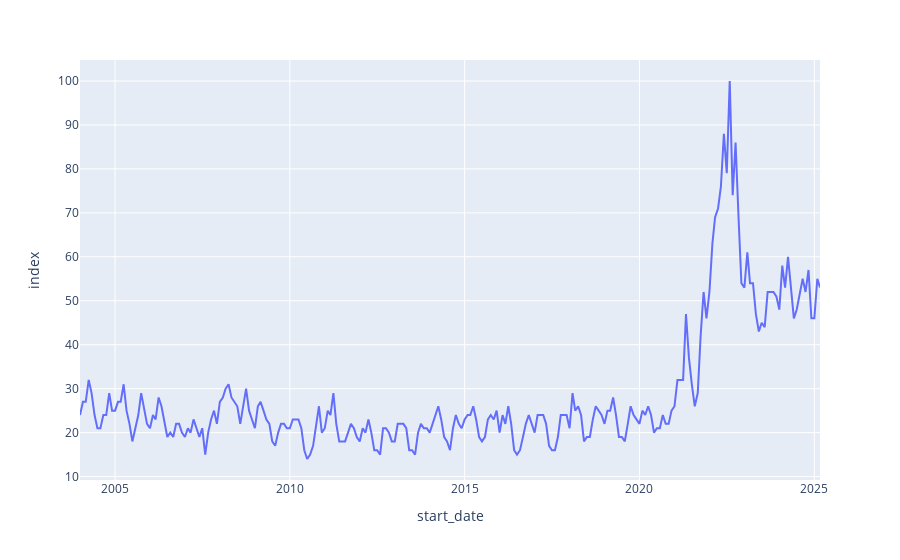
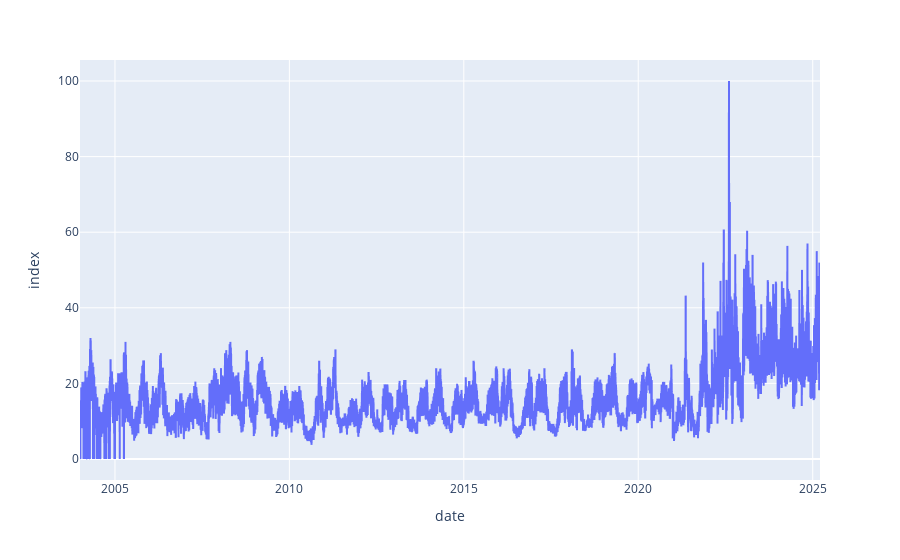
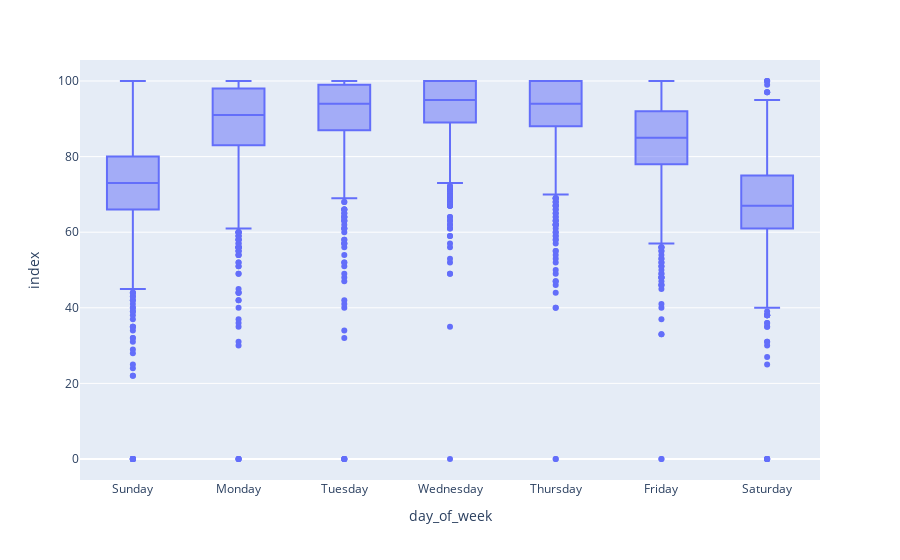

The cell these charts' notebook holds for them, in order:
### Code cell
fig1 = px.line(gt_monthly_raw.sort_values(by='start_date'), x="start_date", y="index")
fig2 = px.line(gt_adjusted.sort_values(by='date'), x="date", y="index")
fig3 = px.box(index_of_day, x="day_of_week", y="index")
fig3.update_xaxes(categoryorder='array', categoryarray= ['Sunday','Monday','Tuesday','Wednesday','Thursday','Friday','Saturday'])
fig1.show()
fig2.show()
fig3.show()

### Figure 1 — Plotly figure (JSON) as saved in the notebook; plotly's stock layout.template omitted (floating-point values rounded to 4 significant figures; data arrays with more than 128 entries replaced by an {"elided": "..."} marker saying what was removed)
{"data": [{"hovertemplate": "start_date=%{x}<br>index=%{y}<extra></extra>", "legendgroup": "", "line": {"color": "#636efa", "dash": "solid"}, "marker": {"symbol": "circle"}, "mode": "lines", "name": "", "orientation": "v", "showlegend": false, "type": "scatter", "x": {"elided": "255 str values"}, "xaxis": "x", "y": {"elided": "255 int values"}, "yaxis": "y"}], "layout": {"autosize": true, "legend": {"tracegroupgap": 0}, "margin": {"t": 60}, "xaxis": {"anchor": "y", "autorange": true, "domain": [0, 1], "range": ["2004-01-01", "2025-03-01"], "title": {"text": "start_date"}, "type": "date"}, "yaxis": {"anchor": "x", "autorange": true, "domain": [0, 1], "range": [9.222, 104.8], "title": {"text": "index"}, "type": "linear"}}}

### Figure 2 — Plotly figure (JSON) as saved in the notebook; plotly's stock layout.template omitted (floating-point values rounded to 4 significant figures; data arrays with more than 128 entries replaced by an {"elided": "..."} marker saying what was removed)
{"data": [{"hovertemplate": "date=%{x}<br>index=%{y}<extra></extra>", "legendgroup": "", "line": {"color": "#636efa", "dash": "solid"}, "marker": {"symbol": "circle"}, "mode": "lines", "name": "", "showlegend": false, "type": "scattergl", "x": {"elided": "7867 str values"}, "xaxis": "x", "y": {"elided": "7867 float values"}, "yaxis": "y"}], "layout": {"autosize": true, "legend": {"tracegroupgap": 0}, "margin": {"t": 60}, "xaxis": {"anchor": "y", "autorange": true, "domain": [0, 1], "range": ["2004-01-01", "2025-03-18"], "title": {"text": "date"}, "type": "date"}, "yaxis": {"anchor": "x", "autorange": true, "domain": [0, 1], "range": [-5.556, 105.6], "title": {"text": "index"}, "type": "linear"}}}

### Figure 3 — Plotly figure (JSON) as saved in the notebook; plotly's stock layout.template omitted (floating-point values rounded to 4 significant figures; data arrays with more than 128 entries replaced by an {"elided": "..."} marker saying what was removed)
{"data": [{"alignmentgroup": "True", "hovertemplate": "day_of_week=%{x}<br>index=%{y}<extra></extra>", "legendgroup": "", "marker": {"color": "#636efa"}, "name": "", "notched": false, "offsetgroup": "", "orientation": "v", "showlegend": false, "type": "box", "x": {"elided": "7748 str values"}, "x0": " ", "xaxis": "x", "y": {"elided": "7748 int values"}, "y0": " ", "yaxis": "y"}], "layout": {"autosize": true, "boxmode": "group", "legend": {"tracegroupgap": 0}, "margin": {"t": 60}, "xaxis": {"anchor": "y", "autorange": true, "categoryarray": ["Sunday", "Monday", "Tuesday", "Wednesday", "Thursday", "Friday", "Saturday"], "categoryorder": "array", "domain": [0, 1], "range": [-0.5, 6.5], "title": {"text": "day_of_week"}, "type": "category"}, "yaxis": {"anchor": "x", "autorange": true, "domain": [0, 1], "range": [-5.556, 105.6], "title": {"text": "index"}, "type": "linear"}}}
